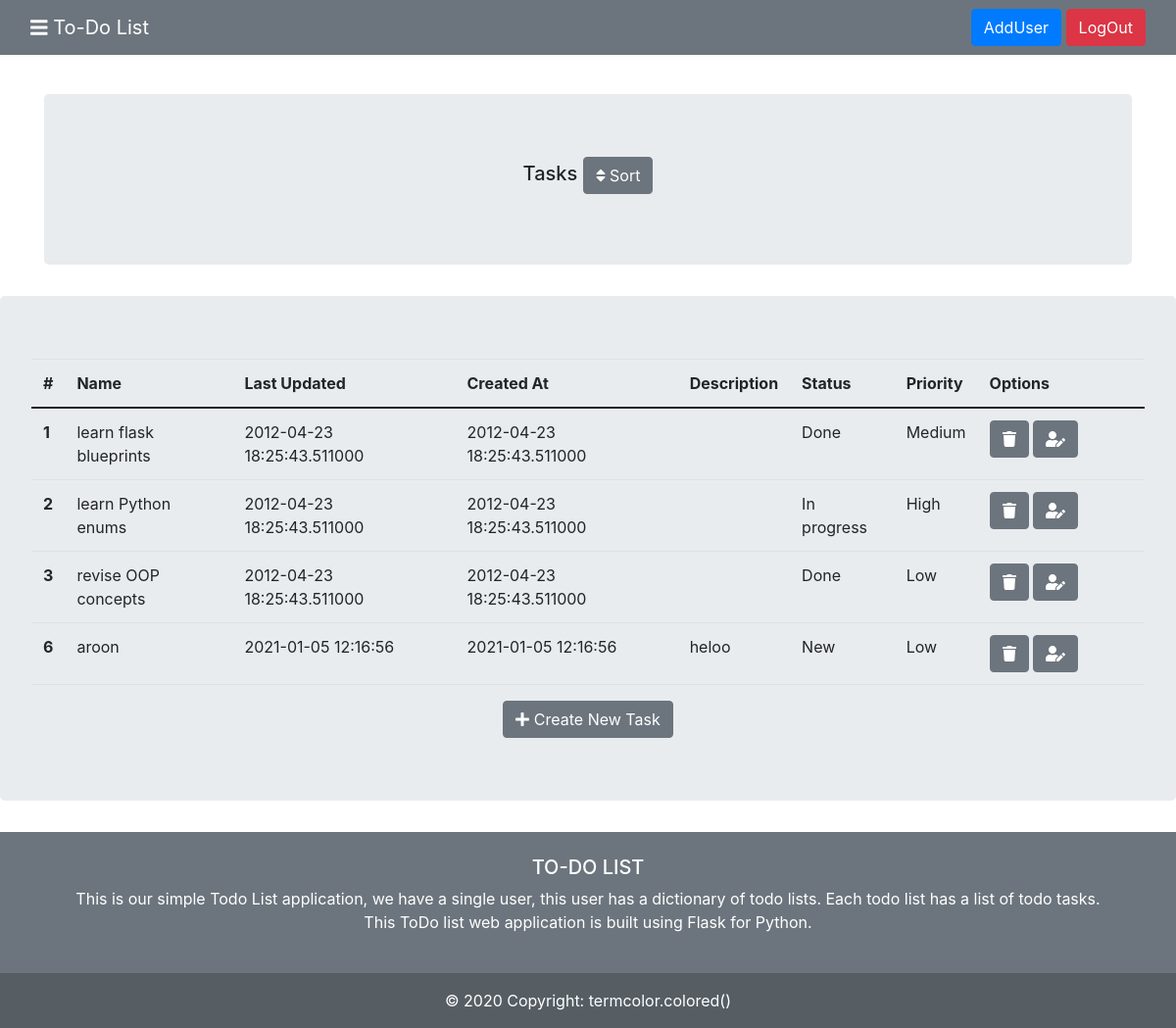
/tasks/1, run on an earlier commit of the app's database.
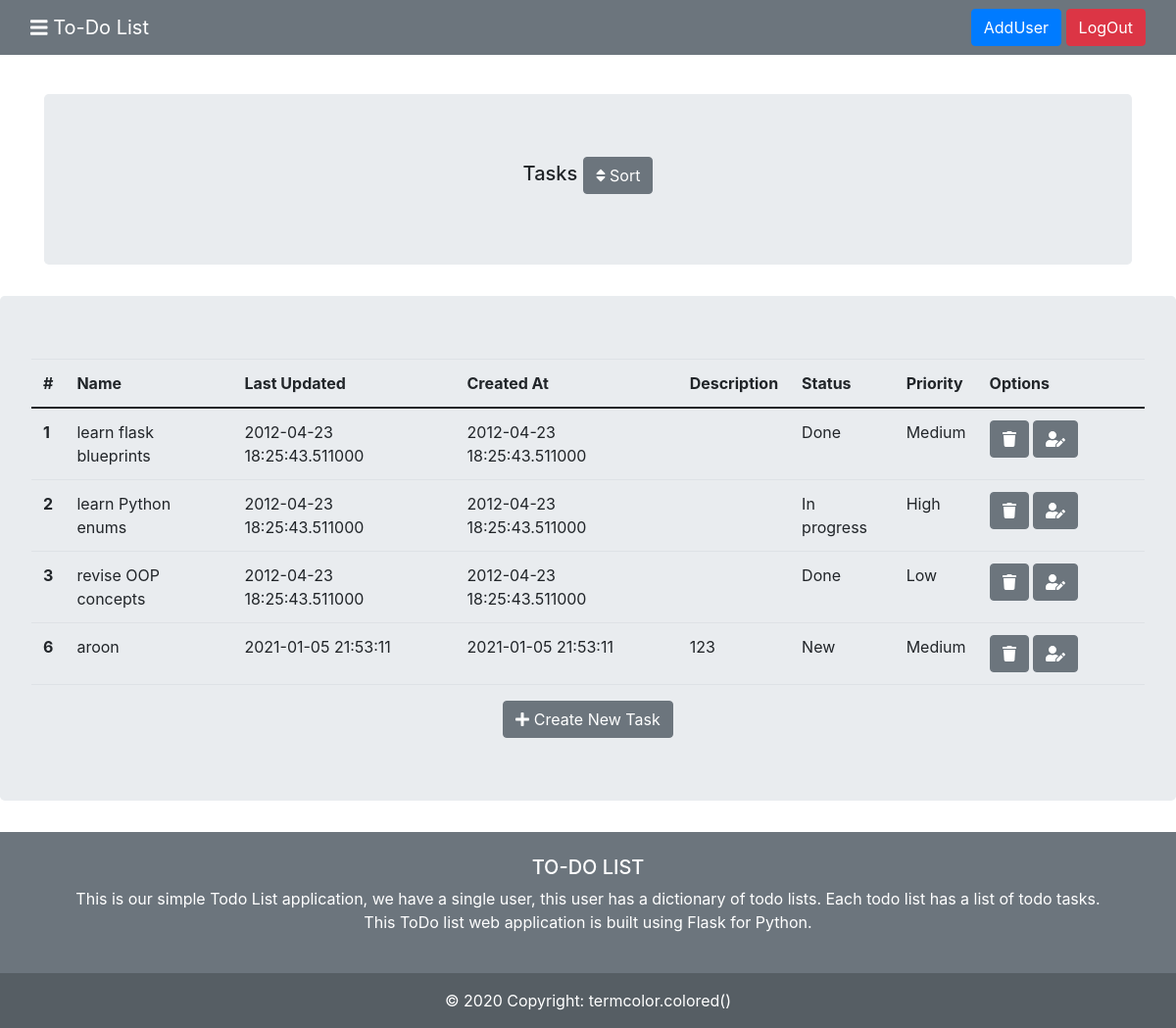
And on a later commit of the database.
### tables this page shows
CREATE TABLE "tasks" (
	"id"	INTEGER,
	"name"	TEXT NOT NULL UNIQUE,
	"last_updated"	TIMESTAMP NOT NULL DEFAULT CURRENT_TIMESTAMP,
	"created_at"	TIMESTAMP NOT NULL DEFAULT CURRENT_TIMESTAMP,
	"status"	TEXT,
	"priority"	TEXT,
    "description" TEXT,
	"taskslist_id"	INTEGER NOT NULL,
	FOREIGN KEY("taskslist_id") REFERENCES "taskslist"("id"),
	PRIMARY KEY("id" AUTOINCREMENT)
);

### to_do_tasks/blueprints/tasks.py (the view)
@tasks_bp.route("/tasks/<int:list_index>")
def tasks_(list_index):
    db = get_db()
    tasks = db.execute(f"SELECT * FROM tasks WHERE taskslist_id = {list_index}").fetchall()
    return render_template("tasks/tasks.html", tasks = tasks, list_index = list_index)

### to_do_tasks/db.py (called while the page is built)
def get_db():
    if 'db' not in g:
        g.db = sqlite3.connect(
            current_app.config['DATABASE'],
            detect_types=sqlite3.PARSE_DECLTYPES
        )
        g.db.row_factory = sqlite3.Row
    return g.db

### to_do_tasks/templates/tasks/tasks.html (shortened to what this page needs)
{% extends 'base.html' %}
{% block content %}
<div class="container">
    <br>
    <center>
        <div class="jumbotron mt-3">
            <div>
                <h5>Tasks <a href="/sorttask/{{list_index}}" class="btn btn-secondary" type="submit" role="button"><i
                            class="fas fa-sort"></i>
                        Sort </a></h5>
            </div>
    </center>
</div>
<div class="jumbotron mt-3">
    <table class="table">
        <thead>
            <tr>
                <th scope="col">#</th>
                <th scope="col">Name</th>
                <th scope="col">Last Updated</th>
                <th scope="col">Created At</th>
                <th scope="col">Description</th>
                <th scope="col">Status</th>
                <th scope="col">Priority</th>
                <th scope="col" style="width: 15%;">Options</th>
            </tr>
        </thead>
        <tbody>
            {% for task in tasks %}
            <tr>
                <th scope="row">{{task['id']}}</th>
                <td>{{task['name']}}</td>
                <td>{{task['last_updated']}}</td>
                <td>{{task['created_at']}}</td>
                <td>{{task['description']}}</td>
                <td>{{task['status']}}</td>
                <td>{{task['priority']}}</td>
                <td> <a href="/deletetask/{{task['id']}}" class="btn btn-secondary" title="Delete" type="submit"
                        role="button"><i class="fas fa-trash"></i></a>
                    <a href="/edittask/{{task['id']}}" class="btn btn-secondary" title="Edit" type="submit"
                        role="button"><i class="fas fa-user-edit"></i></a>
                </td>
            </tr>
            {% endfor %}
        </tbody>
    </table>
    <center>
        <a href="/createtask/{{list_index}}" class="btn btn-secondary" type="submit" role="button"><i
                class="fas fa-plus"></i>
            Create New
            Task</a>
    </center>
</div>
{% endblock %}

### to_do_tasks/templates/base.html (shortened to what this page needs)
<!DOCTYPE html>
<html lang="en">
<head>
  <link href="https://cdn.jsdelivr.net/npm/bootstrap@5.0.0-beta1/dist/css/bootstrap.min.css" rel="stylesheet"
>
  <link rel="stylesheet" href="https://maxcdn.bootstrapcdn.com/bootstrap/4.0.0/css/bootstrap.min.css"
>
  <link rel="stylesheet" href="path/to/font-awesome/css/font-awesome.min.css">
</head>
<body>
  {% block nav %}
  <nav class="navbar navbar-dark bg-secondary">
    <div class="container-fluid">
      <a class="navbar-brand" href="/"><i class="fas fa-bars"></i> To-Do List</a>
      <ul class="navbar-nav ml-auto">
        <li class="nav-item">
          <a class="btn btn-primary " href="/add/user" ;">AddUser</a> <a class="btn btn-danger " href="/logout"
            ;">LogOut</a>
        </li>
      </ul>
    </div>
  </nav>
  {% endblock %}
  {% block content %}
  {% endblock %}
  {% block footer %}
  <footer class="bg-secondary text-white text-center text-lg-start">
    <div class="container p-4">
      <h5 class="text-uppercase">To-Do List</h5>
      <p>
        This is our simple Todo List application, we have a single user, this user has a dictionary of todo lists. Each
        todo
        list has a list of todo tasks.
        <br>
        This ToDo list web application is built using Flask for Python.
      </p>
    </div>
    <div class="text-center p-3" style="background-color: rgba(0, 0, 0, 0.2)">
      © 2020 Copyright:
      <a class="text-white" href="#"> termcolor.colored()</a>
    </div>
  </footer>
  {% endblock %}
</body>
</html>

What changed in the data, as far as the page shows it:
changed tasks "aroon": last_updated "2021-01-05 12:16:56" → "2021-01-05 21:53:11"; created_at "2021-01-05 12:16:56" → "2021-01-05 21:53:11"; description "heloo" → "123"; priority "Low" → "Medium"
